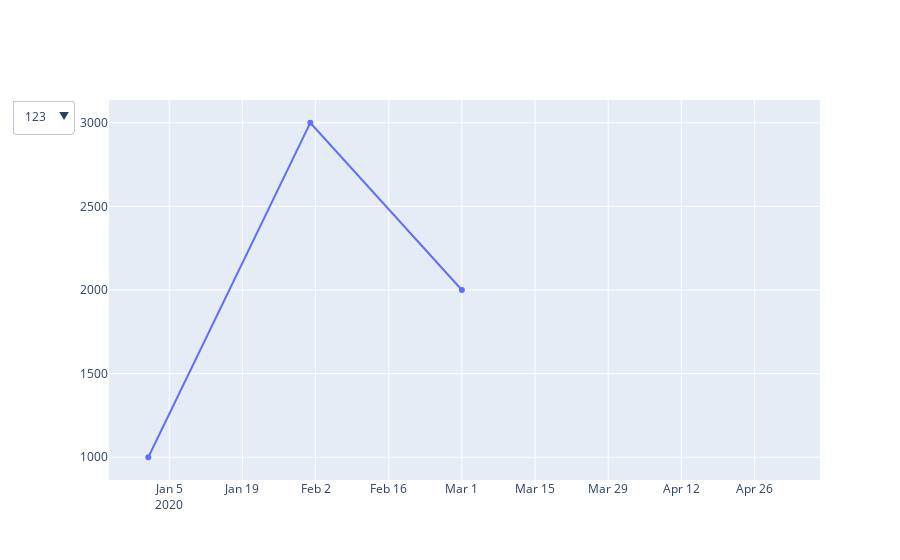

Source (notebook cell):
### Code cell
# Now, we can start to do our interactive plotting

# plotly
import plotly.graph_objs as go
fig = go.Figure()

# set up ONE trace
fig.add_trace(go.Scatter(x=df_test.index,
                         y=df_test[df_test.columns[0]],
                         visible=True)
             )

updatemenu = []
buttons = []

# button with one option for each dataframe
for i in df_test.columns:
    # print(i)
    buttons.append(dict(method='restyle',
                        label=i,
                        visible=True,
                        args=[{'y':[df_test[i]],
                               'x':[df_test.index],
                               'type':'scatter'}, [0]],
                        )
                  )
    
# some adjustments to the updatemenus
updatemenu = []
your_menu = dict()
updatemenu.append(your_menu)

updatemenu[0]['buttons'] = buttons
updatemenu[0]['direction'] = 'down'
updatemenu[0]['showactive'] = True


# Add dropdown menus to the figure
fig.update_layout(showlegend=False, updatemenus=updatemenu)
fig.show()

### Figure 1 — Plotly figure (JSON) as saved in the notebook; plotly's stock layout.template omitted (floating-point values rounded to 4 significant figures)
{"data": [{"type": "scatter", "visible": true, "x": ["2020-01-01", "2020-02-01", "2020-03-01", "2020-04-01", "2020-05-01"], "y": [1000, 3000, 2000, null, null]}], "layout": {"showlegend": false, "updatemenus": [{"buttons": [{"args": [{"type": "scatter", "x": [["2020-01-01", "2020-02-01", "2020-03-01", "2020-04-01", "2020-05-01"]], "y": [[1000, 3000, 2000, null, null]]}, [0]], "label": "123", "method": "restyle", "visible": true}, {"args": [{"type": "scatter", "x": [["2020-01-01", "2020-02-01", "2020-03-01", "2020-04-01", "2020-05-01"]], "y": [[3000, 5000, 10000, null, null]]}, [0]], "label": "456", "method": "restyle", "visible": true}, {"args": [{"type": "scatter", "x": [["2020-01-01", "2020-02-01", "2020-03-01", "2020-04-01", "2020-05-01"]], "y": [[null, null, 5000, 2000, 3000]]}, [0]], "label": "789", "method": "restyle", "visible": true}], "direction": "down", "showactive": true}]}}
